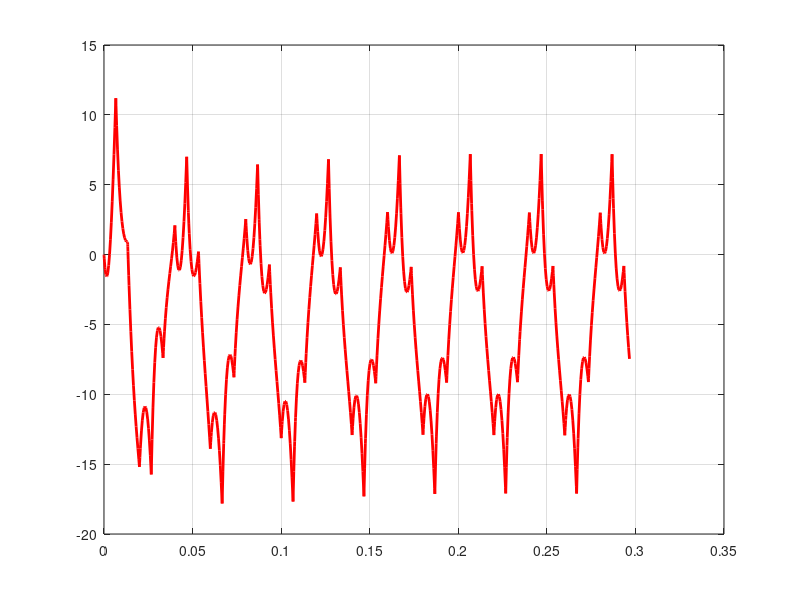

MATLAB code for this plot: (Note: this script raises an error after producing the figure.)
load DanTPCH;% Dannie out file TPCH1.m [Model-AD+TPCH],
% a takze iz file TPCH1a.m and TPCH2.m [Model-Ua=sin(w*t),Ub=cos(w*t)]
% Postroenie izobrazenia FURIE
clc;
t=ans(1,:);
Psa=ans(2,:);
Pra=ans(3,:);
Psb=ans(4,:);
Prb=ans(5,:);
Ua=ans(6,:);
Ub=ans(7,:);
%==================
a7=25.11; a8=22.81;
Isa=Psa.*a7-Pra.*a8;
%Isb=Psb.*a7-Prb.*a8;
%Pow=1.5.*(Ua.*Isa+Ub.*Isb);
%Q=1.5.*(Ub.*Isa-Ua.*Isb);
%S=sqrt(Pow.^2+Q.^2);
%========================
N=length(t);% dlina vektora t
tk=t(N)-t(200);
t1=t(200:end);
t2=t(200:end)-t(200);
N1=length(t1);% dlina vektora t1
N2=length(t2);
Isa1=Isa(200:end);% dlina vektora Isa1
Isa2=Isa(200:end)-Isa(200);
NI1=length(Isa1);
NI2=length(Isa2);
%disp([N,N1,N2,NI1,NI2]);
%==================================
Y=fft(Isa2,512);
Af=Y.*conj(Y)./512;
f=1e4/35*(0:255)/512;
%======================
%x=fftshift(Y);
%Af=abs(x);
%f1=-Fmax/2:df:Fmax/2;
Nf=length(f);
NAf=length(Af);
disp('    Nf,  Na')
disp([Nf,NAf]);
%==================
figure(1);
hp2=plot(t2,Isa2,'r'); grid ;
set(hp2,'LineWidth',2);
hx2=Xlabel('   time, [c] ');
set(hx2,'FontSize',10,'FontWeight','bold');
hy2=Ylabel(' Ialfa [A] ');
set(hy2,'FontSize',10,'FontWeight','bold');
ht2=Title('Current  Ialfa (t)');
set(ht2,'FontSize',12,'FontName','Arial','FontWeight','bold');
%=========================
figure(2),
hp4=plot(f,Af(1:256),'k'); grid ;
set(hp4,'LineWidth',2);
hx4=Xlabel(' frequensy, [Hz] ');
set(hx4,'FontSize',10,'FontWeight','bold');
hy4=Ylabel(' Amplituda ');
set(hy4,'FontSize',10,'FontWeight','bold');
ht4=Title(' Spektr Furie');
set(ht4,'FontSize',12,'FontName','Arial','FontWeight','bold');
%ginput % 
%--------------
disp('The end');